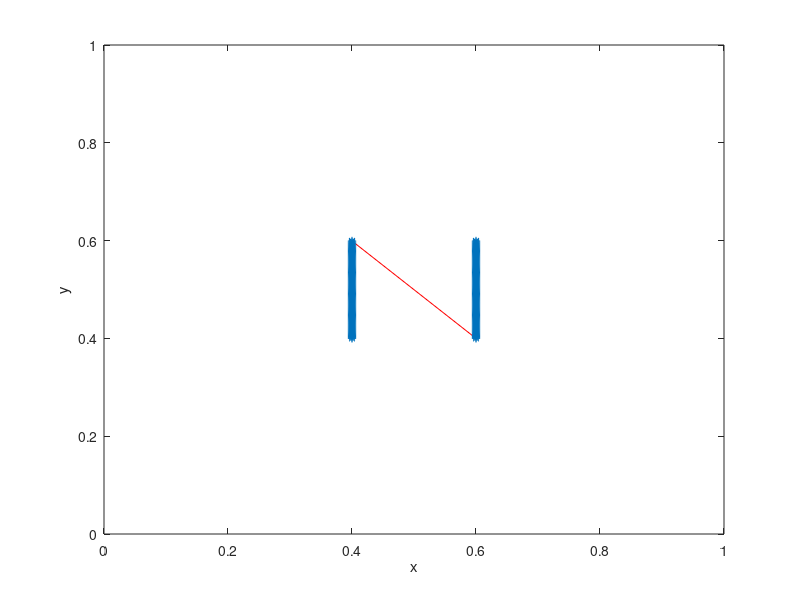

Recreate this plot in MATLAB.
%-------------------------------------------------------------------------------------------------------------------%
%
% IB2d is an Immersed Boundary Code (IB) for solving fully coupled non-linear 
% 	fluid-structure interaction models. This version of the code is based off of
%	Peskin's Immersed Boundary Method Paper in Acta Numerica, 2002.
%
% Author: Nicholas A. Battista
% Email:  nick.battista@unc.edu
% Date Created: September 9th, 2016
% Institution: UNC-CH
%
% This code is capable of creating Lagrangian Structures using:
% 	1. Springs
% 	2. Beams (*torsional springs)
% 	3. Target Points
%	4. Muscle-Model (combined Force-Length-Velocity model, "HIll+(Length-Tension)")
%
% One is able to update those Lagrangian Structure parameters, e.g., spring constants, resting %%	lengths, etc
% 
% There are a number of built in Examples, mostly used for teaching purposes. 
% 
% If you would like us %to add a specific muscle model, please let Nick (nick.battista@unc.edu) know.
%
%--------------------------------------------------------------------------------------------------------------------%

%%%%%%%%%%%%%%%%%%%%%%%%%%%%%%%%%%%%%%%%%%%%%%%%%%%%%%%%%%%%%%%%%%%%%%%%%%%%%%%%%%%%%%
%
% FUNCTION: creates the geometry and prints associated input files
%
%%%%%%%%%%%%%%%%%%%%%%%%%%%%%%%%%%%%%%%%%%%%%%%%%%%%%%%%%%%%%%%%%%%%%%%%%%%%%%%%%%%%%%

function Make_Your_Plates_and_Input_Files()

%
% Grid Parameters (MAKE SURE MATCHES IN input2d !!!)
%
Nx =  256;       % # of Eulerian Grid Pts. in x-Direction (MUST BE EVEN!!!)
Lx = 1.0;        % Length of Eulerian Grid in x-Direction
dx = Lx/Nx;      % Grid spatial resolution

%
% Immersed Structure Geometric / Dynamic Parameters %
%
ds = 0.5*dx;              % Lagrangian Pt. Spacing (2x resolution of Eulerian grid)
struct_name = 'plates';   % Name for .vertex, .spring, etc files. (must match what's in 'input2d')


% Call function to construct geometry
[xLag,yLag,dist] = give_Me_Immsersed_Boundary_Geometry(ds,Nx,Lx);


% Plot Geometry to test
plot(xLag,yLag,'r-'); hold on;
plot(xLag,yLag,'*'); hold on;
xlabel('x'); ylabel('y');
axis([0 Lx 0 Lx]);


% Prints .vertex file!
print_Lagrangian_Vertices(xLag,yLag,struct_name);


% Prints .spring file!
k_Spring = 2.5e4;                    % Spring stiffness (does not need to be equal for all springs)
ds_Plates = dist;                    % Spring resting length (does not need to be equal for all springs)
print_Lagrangian_Springs(xLag,yLag,k_Spring,ds_Plates,ds,struct_name);


% Prints .beam file!
% k_Beam = 0.5;                      % Beam Stiffness (does not need to be equal for all beams)
% C = compute_Curvatures(xLag,yLag)  % Computes curvature of initial configuration
%print_Lagrangian_Beams(xLag,yLag,k_Beam,C,struct_name);


% Prints .target file!
%k_Target = 1e7;
%print_Lagrangian_Target_Pts(xLag,k_Target,struct_name);



%%%%%%%%%%%%%%%%%%%%%%%%%%%%%%%%%%%%%%%%%%%%%%%%%%%%%%%%%%%%%%%%%%%%%%%%
%
% FUNCTION: prints VERTEX points to a file called 'struct_name'.vertex
%
%%%%%%%%%%%%%%%%%%%%%%%%%%%%%%%%%%%%%%%%%%%%%%%%%%%%%%%%%%%%%%%%%%%%%%%%

function print_Lagrangian_Vertices(xLag,yLag,struct_name)

    N = length(xLag); % Total # of Lag. Pts

    vertex_fid = fopen([struct_name '.vertex'], 'w');

    fprintf(vertex_fid, '%d\n', N );

    %Loops over all Lagrangian Pts.
    for s = 1:N
        X_v = xLag(s);
        Y_v = yLag(s);
        fprintf(vertex_fid, '%1.16e %1.16e\n', X_v, Y_v);
    end

    fclose(vertex_fid);

   
    
%%%%%%%%%%%%%%%%%%%%%%%%%%%%%%%%%%%%%%%%%%%%%%%%%%%%%%%%%%%%%%%%%%%%%%%%
%
% FUNCTION: prints SPRING points to a file called 'struct_name'.spring
%
%%%%%%%%%%%%%%%%%%%%%%%%%%%%%%%%%%%%%%%%%%%%%%%%%%%%%%%%%%%%%%%%%%%%%%%%

function print_Lagrangian_Springs(xLag,yLag,k_Spring,ds_Plates,ds,struct_name)

    N = length(xLag);

    spring_fid = fopen([struct_name '.spring'], 'w');

    fprintf(spring_fid, '%d\n', N-2 + N/2 );    % Print # of springs 

    %SPRINGS BETWEEN VERTICES
    for s = 1:N
            if s < N/2         
                fprintf(spring_fid, '%d %d %1.16e %1.16e\n', s, s+1, k_Spring, ds);  
            elseif s > N/2
                fprintf(spring_fid, '%d %d %1.16e %1.16e\n', s, s+1, k_Spring, ds);  
            end
    end
    
    % SPRINGS ACROSS PLATES
    for s=1:N/2
        fprintf(spring_fid, '%d %d %1.16e %1.16e\n', s, s+N/2, k_Spring, ds_Plates);  
    end
    
    fclose(spring_fid);     
    
    
    
%%%%%%%%%%%%%%%%%%%%%%%%%%%%%%%%%%%%%%%%%%%%%%%%%%%%%%%%%%%%%%%%%%%%%%%%
%
% FUNCTION: prints TARGET points to a file called 'struct_name'.vertex
%
%%%%%%%%%%%%%%%%%%%%%%%%%%%%%%%%%%%%%%%%%%%%%%%%%%%%%%%%%%%%%%%%%%%%%%%%

function print_Lagrangian_Target_Pts(xLag,k_Target,struct_name)

    N = length(xLag);

    target_fid = fopen([struct_name '.target'], 'w');

    fprintf(target_fid, '%d\n', N );

    %Loops over all Lagrangian Pts.
    for s = 1:N
        fprintf(target_fid, '%d %1.16e\n', s, k_Target);
    end

    fclose(target_fid); 
    
    
%%%%%%%%%%%%%%%%%%%%%%%%%%%%%%%%%%%%%%%%%%%%%%%%%%%%%%%%%%%%%%%%%%%%%%%%%%%%%%%%%%%%%
%
% FUNCTION: prints BEAM (Torsional Spring) points to a file called 'struct_name'.beam
%
%%%%%%%%%%%%%%%%%%%%%%%%%%%%%%%%%%%%%%%%%%%%%%%%%%%%%%%%%%%%%%%%%%%%%%%%%%%%%%%%%%%%%

function print_Lagrangian_Beams(xLag,yLag,k_Beam,C,struct_name)

    % k_Beam: beam stiffness
    % C: beam curvature
    
    N = length(xLag); % NOTE: Total number of beams = Number of Total Lag Pts. - 2

    beam_fid = fopen([struct_name '.beam'], 'w');

    fprintf(beam_fid, '%d\n', N );

    %spring_force = kappa_spring*ds/(ds^2);

    %BEAMS BETWEEN VERTICES
    for s = 2:N-1
            if  s <= N-1         
                fprintf(beam_fid, '%d %d %d %1.16e %1.16e\n',s-1, s, s+1, k_Beam, C(s) );  
            else
                %Case s=N
                fprintf(beam_fid, '%d %d %d %1.16e %1.16e\n',s-1, s, 1,   k_Beam, C(s) );  
            end
    end
    fclose(beam_fid); 
    
    
    
%%%%%%%%%%%%%%%%%%%%%%%%%%%%%%%%%%%%%%%%%%%%%%%%%%%%%%%%%%%%%%%%%%%%%%%%
%
% FUNCTION: computes "curvature" of starting configuration
% 
% NOTE: not curvature in the traditional geometric sense, in the 'discrete'
% sense through cross product.
%
% NOTE: assumes a CLOSED structure
%
%%%%%%%%%%%%%%%%%%%%%%%%%%%%%%%%%%%%%%%%%%%%%%%%%%%%%%%%%%%%%%%%%%%%%%%%

function C = compute_Curvatures(xLag,yLag)

N = length(xLag);
C = zeros( N );

%Note: needs to be done same order as you print .beam file!
for i=1:N
   
   % Pts Xp -> Xq -> Xr (same as beam force calc.)
   
   if ( (i > 1) && (i < N) )
   
        Xp = xLag(i-1); Xq = xLag(i); Xr = xLag(i+1);
        Yp = yLag(i-1); Yq = yLag(i); Yr = yLag(i+1);
   
   elseif (i==1)
       
        Xp = xLag(N); Xq = xLag(i); Xr = xLag(i+1);
        Yp = yLag(N); Yq = yLag(i); Yr = yLag(i+1);
       
   elseif (i==N)
       
        Xp = xLag(N-1); Xq = xLag(N); Xr = xLag(1);
        Yp = yLag(N-1); Yq = yLag(N); Yr = yLag(1);
       
   end
       
   C(i) = (Xr-Xq)*(Yq-Yp) - (Yr-Yq)*(Xq-Xp); %Cross product btwn vectors
      
end
    
    
%%%%%%%%%%%%%%%%%%%%%%%%%%%%%%%%%%%%%%%%%%%%%%%%%%%%%%%%%%%%%%%%%%%%%%%%%
%
% FUNCTION: creates the Lagrangian structure geometry
%
%%%%%%%%%%%%%%%%%%%%%%%%%%%%%%%%%%%%%%%%%%%%%%%%%%%%%%%%%%%%%%%%%%%%%%%%%
 
function [xLag,yLag,dist] = give_Me_Immsersed_Boundary_Geometry(ds,Nx,L)

% ds: Lagrangian pt. spacing
% Nx: Eulerian grid resolution
% L:  Length of computational domain

yLag = 0:ds:L/5;             % Make plate of length L/10
xLag = zeros(1,length(yLag)); % Make corresponding xPts for Vertical Plate

% Translate points
yLag = yLag + (L/2-L/10);  % Translate them symmetrically

% Make sides
xLag_Left = xLag + (L/2-L/10);
xLag_Right = xLag + (L/2+L/10);

% Combine Pts Into ONE Vector
xLag = [xLag_Left xLag_Right];
yLag = [yLag yLag];

% Distance between plates
dist = (L/2+L/10) - (L/2-L/10);

% Plot the Geometry
% plot(xLag,yLag,'*'); hold on;
% axis([0 L 0 L]);
